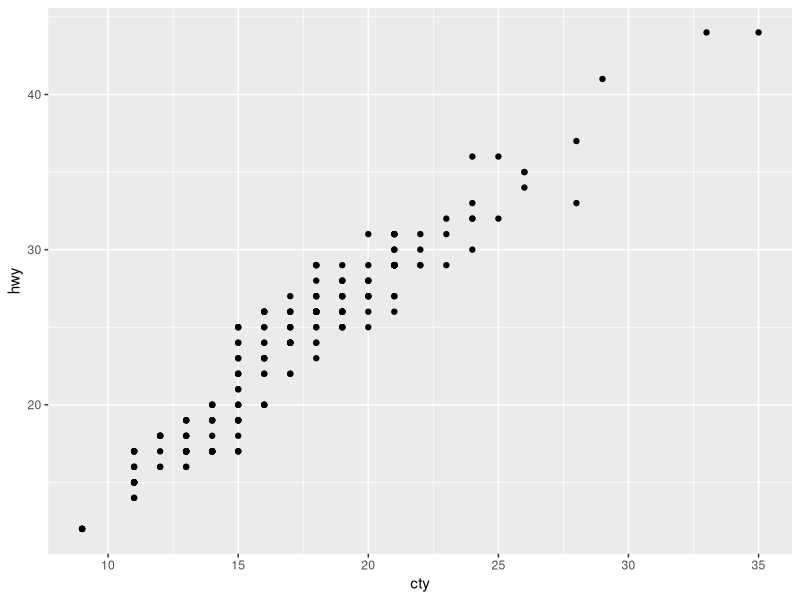
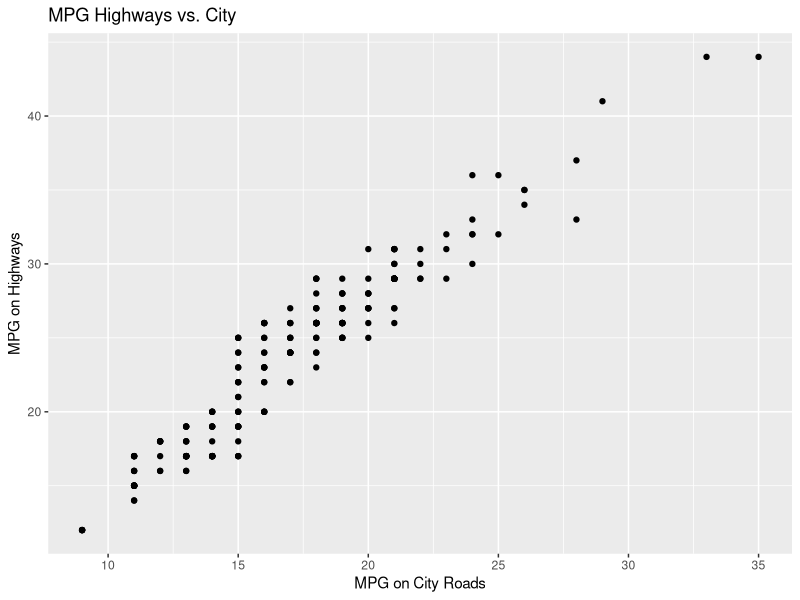

Generate these figures, in order, with R:
## ---- chunk 1
library(ggplot2)

ggplot(data = mpg, 
       mapping = aes(
         x = cty, y = hwy)
) + geom_point()

## ---- chunk 2

library(ggplot2)

ggplot(data = mpg, 
       mapping = aes(
         x = cty, y = hwy)
) + geom_point() + labs(title= "MPG Highways vs. City", x= "MPG on City Roads", 
                        y= "MPG on Highways")
